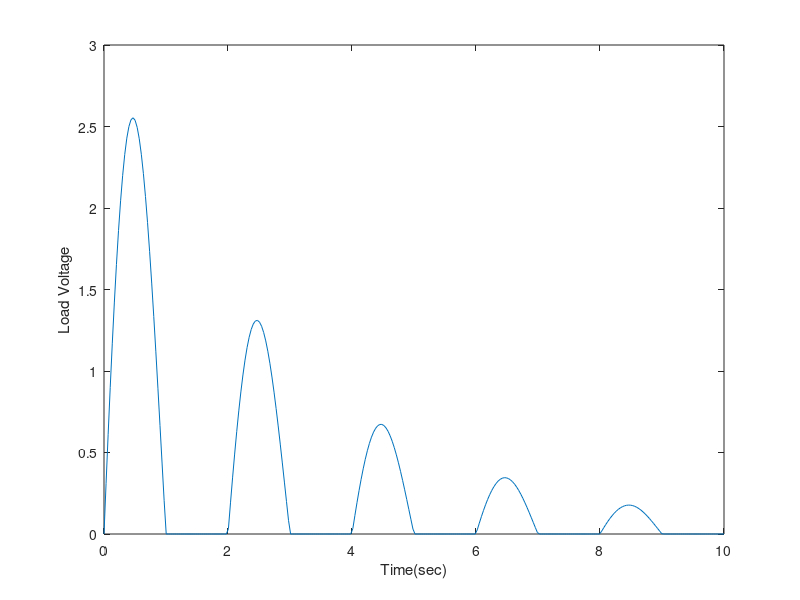

MATLAB code to generate this figure:
%4.5:

disp('4.5');

t = linspace(0,10,300);

for k = 1:300 Vs=3*exp(-t(k)/3)*sin(pi*t(k));
    if Vs > 0 Vl(k)=Vs;
    else Vl(k)= 0;
    end
end

plot(t,Vl),ylabel('Load Voltage'),xlabel('Time(sec)')